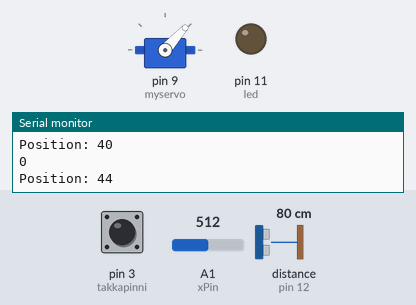
Recording of a sketch running on a simulated Arduino Uno, built with avr-gcc and run on an emulated ATmega328P. Shown: servo, output pins drawn as LEDs (lit = HIGH), the last lines printed to the serial monitor. Wiring (inferred from the names in the program): ultrasonic range finder: trigger pin 13; echo pin 12. Inputs (shaded band) come from the test bench; at power-on: distance to the obstacle (sensor on pin 12) 80 cm, pin 3 (takkapinni) HIGH, A1 (xPin) = 512. The echo pulse lasts 58.3 µs per cm; pins used as bus, display or sensor lines are not drawn.

Above: at 1.2 s.
1.3 s: distance to the obstacle (sensor on pin 12) set to 25 cm
4.3 s: distance to the obstacle (sensor on pin 12) set to 20 cm
At 4.39 s:
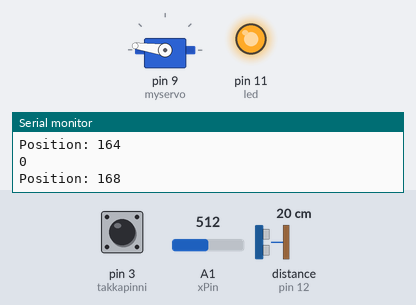
7.3 s: distance to the obstacle (sensor on pin 12) set to 35 cm
At 7.46 s:
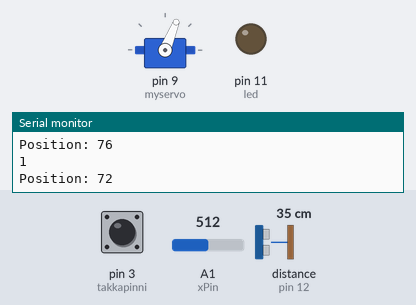
10.3 s: distance to the obstacle (sensor on pin 12) set to 2 cm
At 10.45 s:
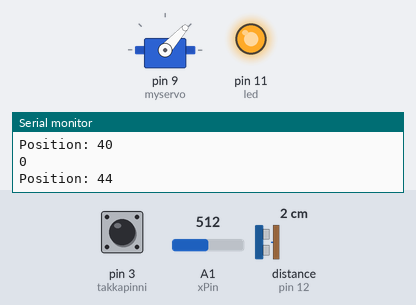
13.3 s: distance to the obstacle (sensor on pin 12) set to 120 cm
At 13.49 s:
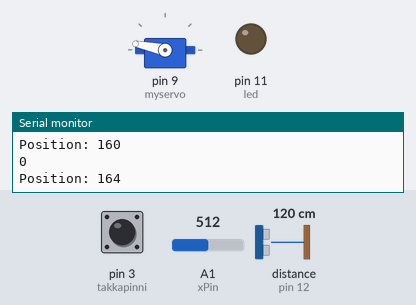
16.3 s: pin 3 (takkapinni) pulled LOW for 0.15 s
At 16.3 s:
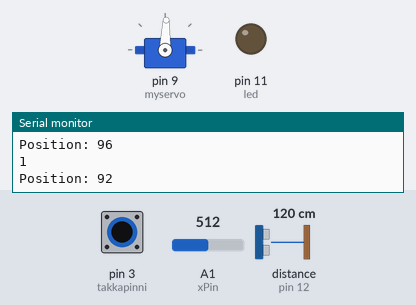
Timing chart, 0 to 19.2 s (numbered marks = the images above; inputs shaded):
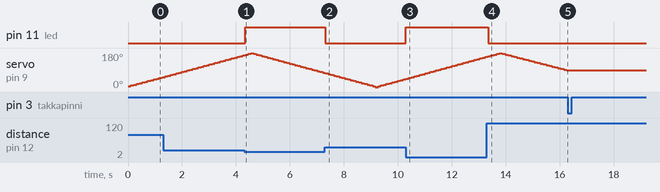

The sketch:

skrt.ino
```cpp
        #include <Servo.h>
Servo myservo;
#define trigPin 13
#define echoPin 12
#define led 11
int takkapinni=3;
int teljarinn=2;
int pos=0;
int snua=0;
int xPosition=0;
int xPin=A1;
int takki=HIGH;

void setup() {
  myservo.attach(9);
  Serial.begin (9600);
  pinMode(trigPin, OUTPUT);
  pinMode(echoPin, INPUT);
  pinMode(led, OUTPUT);
  pinMode(takkapinni, INPUT_PULLUP);
  pinMode(xPin, INPUT);
}

void loop() {
  takki = digitalRead(takkapinni);
  if (takki==LOW){
    teljarinn++;
    }
    xPosition = analogRead(xPin);
    if(teljarinn%2==0){
      Serial.println(snua);
      Serial.print("Position: ");
      Serial.println(pos);
    if (pos==180){
      snua=1;
    }else if (pos==0){
      snua=0;
    }if (snua==0) {
      pos+=4;
    }else{
      pos-=4;
    }
  }
    if (teljarinn%2!=0){
       if (xPosition>600){
          pos+=4;}
      if (xPosition<400){
          pos-=4;
        }
        Serial.print("X: ");
        Serial.println(xPosition);
      }

    myservo.write(pos);

  long duration, distance;
  digitalWrite(trigPin, LOW);
  delayMicroseconds(2);
  digitalWrite(trigPin, HIGH);

  delayMicroseconds(10);
  digitalWrite(trigPin, LOW);
  duration = pulseIn(echoPin, HIGH);
  distance = (duration/2) / 29.1;
  if (distance <= 20) {
    digitalWrite(led,HIGH);
  }


  else{
    digitalWrite(led,LOW );
    }
    //Serial.print(distance);
    //Serial.println("cm");
    //Serial.println(pos);
    //Serial.println(takki);
    //Serial.println(teljarinn);

  delay(100);
}
```

Measured:
- the behaviour switches between 22 and 21 cm on distance to the obstacle (sensor on pin 12) (found by bisection; images 0 and 1)
- after the input at 4.3 s, pin 11 (led): LOW → HIGH after 0.05 s
- after the input at 7.3 s, pin 11 (led): HIGH → LOW at once
- after the input at 10.3 s, pin 11 (led): LOW → HIGH at once
- after the input at 13.3 s, pin 11 (led): HIGH → LOW at once
- after the input at 16.3 s, servo on pin 9 (myservo): stops changing and stays 88°
- by itself, servo on pin 9 (myservo): rises from 160° to 180° in 0.43 s, then falls to 88° in 2.5 s
